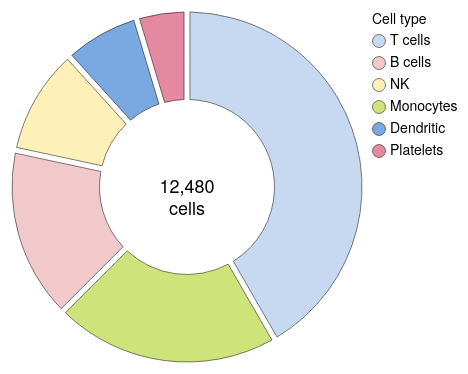

This figure's Vega-Lite source:
### Vega-Lite specification from a JSON file in a GitHub repository (floating-point values rounded to 4 significant figures)
{"background": null, "config": {"arc": {"fill": "#DBDBDB", "fillOpacity": 1.0, "innerRadius": 43.75, "padAngle": 0.03, "stroke": "black", "strokeOpacity": 1, "strokeWidth": 0.25}, "area": {"fill": "#DBDBDB", "fillOpacity": 1.0, "stroke": "black", "strokeOpacity": 1, "strokeWidth": 0.25}, "axis": {"domain": true, "domainCap": "round", "domainColor": "black", "domainWidth": 0.25, "grid": false, "gridCap": "round", "gridColor": "#F1F1F1", "gridDash": [0, 0], "gridOpacity": 1.0, "gridWidth": 0.25, "labelColor": "black", "labelFont": "Helvetica Neue, HelveticaNeue, Helvetica, Arial, sans-serif", "labelFontSize": 7, "labelFontStyle": "normal", "labelFontWeight": 400, "offset": 4.5, "ticks": true, "tickCap": "round", "tickColor": "black", "tickRound": false, "tickSize": 3, "tickWidth": 0.25, "titleColor": "black", "titleFont": "Helvetica Neue, HelveticaNeue, Helvetica, Arial, sans-serif", "titleFontSize": 7, "titleFontStyle": "normal", "titleFontWeight": 400}, "axisX": {"domain": true, "labelAlign": "center", "labelAngle": 0, "labels": true, "ticks": true, "translate": 0}, "axisY": {"domain": true, "labelAlign": "right", "labelAngle": 0, "labels": true, "ticks": true, "translate": 0}, "axisRight": {"domain": true, "labelAlign": "left", "labelAngle": 0, "labels": true, "ticks": true, "translate": 0}, "axisTop": {"domain": true, "labelAlign": "center", "labelAngle": 0, "labels": true, "ticks": true, "translate": 0}, "axisBand": {"tickOffset": 0}, "bar": {"fill": "#DBDBDB", "fillOpacity": 1.0, "stroke": "black", "strokeOpacity": 1, "strokeWidth": 0.25}, "boxplot": {"size": 15.75, "ticks": {"cornerRadius": 0.25, "fill": "black", "opacity": 1, "size": 7.875, "thickness": 0.25}, "box": {"fillOpacity": 1.0, "stroke": "black", "strokeOpacity": 1, "strokeWidth": 0.25}, "median": {"cornerRadius": 0, "fill": "black", "fillOpacity": 1.0, "opacity": 1, "size": 15.75, "thickness": 0.25}, "rule": {"fill": "black", "fillOpacity": 1.0, "size": 17.5, "stroke": "black", "strokeDash": [0, 0], "strokeOpacity": 1, "strokeWidth": 0.25}, "outliers": {"color": "black", "fill": "black", "fillOpacity": 1.0, "size": 0, "stroke": "black", "strokeOpacity": 1, "strokeWidth": 0.25}}, "circle": {"fill": "black", "fillOpacity": 1.0, "size": 0.875, "stroke": null, "strokeOpacity": 1, "strokeWidth": 0.25}, "errorband": {"band": {"fillOpacity": 0.6, "stroke": null, "strokeWidth": 0.25, "strokeOpacity": 1}, "borders": {"opacity": 0, "strokeOpacity": 0.25, "strokeWidth": 1}}, "errorbar": {"opacity": 1, "rule": {"strokeDash": [0, 0], "strokeWidth": 0.25}, "ticks": {"color": "black", "cornerRadius": 0.125, "opacity": 1, "size": 10.5, "thickness": 0.25}, "thickness": 0.25}, "font": "Helvetica Neue, HelveticaNeue, Helvetica, Arial, sans-serif", "geoshape": {"fill": "#DBDBDB", "fillOpacity": 1.0, "stroke": "black", "strokeOpacity": 1, "strokeWidth": 0.25}, "header": {"labelColor": "black", "labelFont": "Helvetica Neue, HelveticaNeue, Helvetica, Arial, sans-serif", "labelFontSize": 7, "labelFontStyle": "normal", "labelFontWeight": 400, "titleColor": "black", "titleFont": "Helvetica Neue, HelveticaNeue, Helvetica, Arial, sans-serif", "titleFontSize": 7, "titleFontStyle": "normal", "titleFontWeight": 400, "titlePadding": 0}, "legend": {"disable": false, "offset": 4.5, "titlePadding": 4, "labelOffset": 2, "gradientLabelOffset": 2, "gradientLength": 87.5, "gradientThickness": 8.75, "gradientOpacity": 1.0, "gradientStrokeColor": "black", "gradientStrokeWidth": 0.25, "labelColor": "black", "labelFont": "Helvetica Neue, HelveticaNeue, Helvetica, Arial, sans-serif", "labelFontSize": 7, "labelFontStyle": "normal", "labelFontWeight": 400, "strokeColor": "black", "strokeWidth": 0, "symbolSize": 42, "symbolStrokeColor": "black", "symbolStrokeWidth": 0.25, "titleColor": "black", "titleFont": "Helvetica Neue, HelveticaNeue, Helvetica, Arial, sans-serif", "titleFontSize": 7, "titleFontStyle": "normal", "titleFontWeight": 400}, "line": {"color": "black", "stroke": "black", "strokeCap": "round", "strokeDash": [0, 0], "strokeOpacity": 1, "strokeWidth": 0.375}, "point": {"filled": true, "fill": "#DBDBDB", "fillOpacity": 1.0, "size": 8.75, "stroke": "black", "strokeOpacity": 1, "strokeWidth": 0.25}, "range": {"category": ["#C6D9F1", "#F1C9CB", "#FEF0B9", "#CEE37A", "#7AA8E0", "#E589A3", "#FDDD5D", "#68B961", "#4177B1", "#C35082", "#E5C227", "#438156"], "diverging": {"scheme": ["#C35082", "#CE6D94", "#D989A7", "#E2A4BA", "#EABFCE", "#F1DBE2", "#F6F6F6", "#D7E0EB", "#B9CBE0", "#9BB6D5", "#7DA1C9", "#5F8CBD", "#4177B1"]}, "heatmap": {"scheme": ["#32022B", "#43044D", "#4C196E", "#4D338C", "#484DA6", "#3A68BB", "#1D83CA", "#1D9CCB", "#23B5C9", "#28CDC5", "#4DE0B4", "#91EE9F"]}, "ordinal": {"scheme": ["#F1F1F1", "#DBDBDB", "#C6C6C6", "#B2B2B2", "#9D9D9D", "#898989", "#767676", "#636363", "#515151", "#404040", "#2F2F2F", "#1F1F1F"]}, "ramp": {"scheme": ["#32022B", "#43044D", "#4C196E", "#4D338C", "#484DA6", "#3A68BB", "#1D83CA", "#1D9CCB", "#23B5C9", "#28CDC5", "#4DE0B4", "#91EE9F"]}}, "rule": {"color": "black", "stroke": "black", "strokeCap": "round", "strokeDash": [2, 2], "strokeOpacity": 1, "strokeWidth": 0.25}, "scale": {"bandPaddingInner": 0.1, "bandPaddingOuter": 0.1, "round": false}, "rect": {"fill": "#DBDBDB", "fillOpacity": 1.0, "stroke": "black", "strokeOpacity": 1, "strokeWidth": 0.25}, "square": {"fill": "#DBDBDB", "fillOpacity": 1.0, "size": 17.5, "stroke": "black", "strokeOpacity": 1, "strokeWidth": 0.25}, "text": {"color": "black", "font": "Helvetica Neue, HelveticaNeue, Helvetica, Arial, sans-serif", "fontSize": 7, "fontStyle": "normal", "fontWeight": 400}, "tick": {"color": "black", "cornerRadius": 0.125, "opacity": 1.0, "size": 15.75, "thickness": 0.25}, "title": {"anchor": "middle", "frame": "group", "color": "black", "font": "Helvetica Neue, HelveticaNeue, Helvetica, Arial, sans-serif", "fontSize": 7, "fontStyle": "normal", "fontWeight": 400, "subtitleColor": "black", "subtitleFont": "Helvetica Neue, HelveticaNeue, Helvetica, Arial, sans-serif", "subtitleFontSize": "Helvetica Neue, HelveticaNeue, Helvetica, Arial, sans-serif", "subtitleFontStyle": "normal", "subtitleFontWeight": 400}, "trail": {"color": "black", "opacity": 1, "size": 0.375}, "view": {"continuousWidth": 175, "continuousHeight": 175, "discreteWidth": 175, "discreteHeight": 175, "fill": null, "stroke": null, "strokeWidth": 0.25}}, "layer": [{"data": {"name": "data-b2bdd333513c9b35ab5be7da88949bb7"}, "mark": {"type": "arc"}, "encoding": {"color": {"field": "cell type", "legend": {"title": "Cell type"}, "sort": ["T cells", "B cells", "NK", "Monocytes", "Dendritic", "Platelets"], "type": "nominal"}, "order": {"field": "cells", "sort": "descending", "type": "quantitative"}, "theta": {"field": "cells", "stack": true, "type": "quantitative"}}}, {"data": {"name": "data-06a8e6cc43b7a12013262361e69121aa"}, "mark": {"type": "text", "fontSize": 9, "lineBreak": "\n"}, "encoding": {"text": {"field": "label", "type": "nominal"}}}], "$schema": "https://vega.github.io/schema/vega-lite/v6.4.1.json", "datasets": {"data-b2bdd333513c9b35ab5be7da88949bb7": [{"cell type": "T cells", "cells": 5200}, {"cell type": "B cells", "cells": 1980}, {"cell type": "NK", "cells": 1240}, {"cell type": "Monocytes", "cells": 2600}, {"cell type": "Dendritic", "cells": 880}, {"cell type": "Platelets", "cells": 580}], "data-06a8e6cc43b7a12013262361e69121aa": [{"label": "12,480\ncells"}]}}
